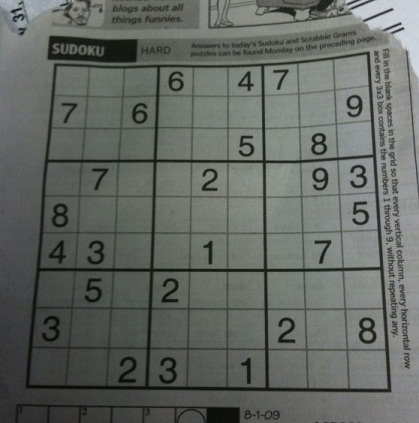
#> input picture 6/sudoku.jpg, 419 x 423 px
$ python excises.py
#> lines starting #> are read from the running program, lines starting #| are printed output that depends on the picture; after the words box and inside, x2 and y2 are one past the last pixel; in counts of white or black regions, pixels touching at a corner belong together
import cv2
import matplotlib.pyplot as plt

'''img = cv2.imread('gradient.jpg', 0)
ret, th = cv2.threshold(img, 127, 255, cv2.THRESH_BINARY)
print(ret)
cv2.imshow('thresh', th)
cv2.waitKey(0)'''

img = cv2.imread('sudoku.jpg', 0)
#> img: shape (423, 419); min 5, max 218, mean 101.9

ret, th1 = cv2.threshold(img, 127, 255, cv2.THRESH_BINARY)
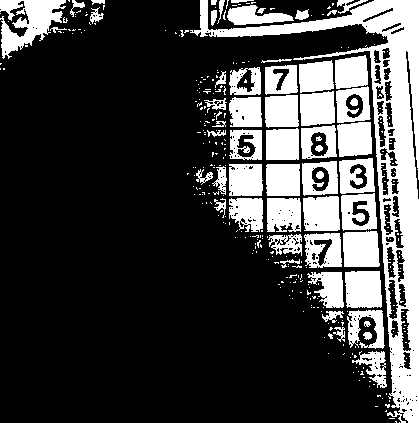
#> th1: shape (423, 419); 25.6% white; 333 white regions (274 under 20 px), largest, box (x1, y1, x2, y2) and area: (190, 0, 419, 423) 14935, (0, 0, 66, 59) 2037, (345, 271, 382, 308) 1282

th2 = cv2.adaptiveThreshold(img, 255, cv2.ADAPTIVE_THRESH_MEAN_C, cv2.THRESH_BINARY, 11, 4)
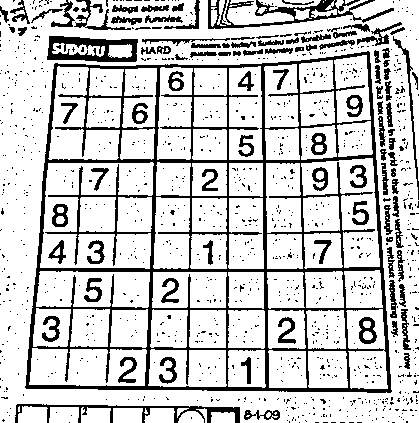
#> th2: shape (423, 419); 79.7% white; 1126 black regions (1022 under 20 px), largest, box (x1, y1, x2, y2) and area: (25, 51, 392, 393) 17506, (208, 0, 394, 29) 1551, (47, 36, 138, 62) 1307

th3 = cv2.adaptiveThreshold(img, 255, cv2.ADAPTIVE_THRESH_GAUSSIAN_C, cv2.THRESH_BINARY, 17, 6)
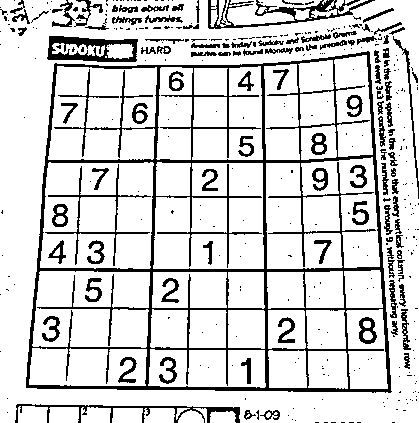
#> th3: shape (423, 419); 83.1% white; 383 black regions (276 under 20 px), largest, box (x1, y1, x2, y2) and area: (26, 51, 392, 393) 14817, (208, 0, 375, 29) 1298, (47, 36, 138, 62) 1225

titles = ['Original', 'Global(v = 127)', 'Adaptive Mean', 'Adaptive Gaussian']
images = [img, th1, th2, th3]

for i in range(4):
    plt.subplot(2, 2, i+1), plt.imshow(images[i], 'gray')
    plt.title(titles[i], fontsize = 8)
    plt.xticks([]), plt.yticks([])
plt.show()
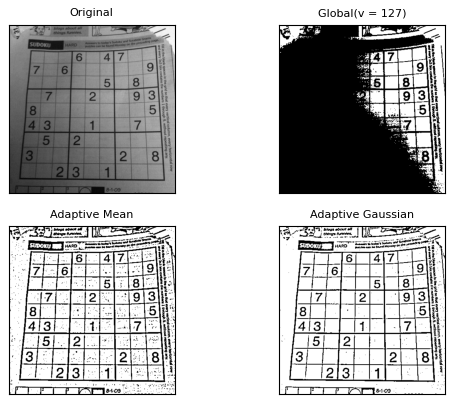
#> figure drawn by matplotlib, 4 panels
